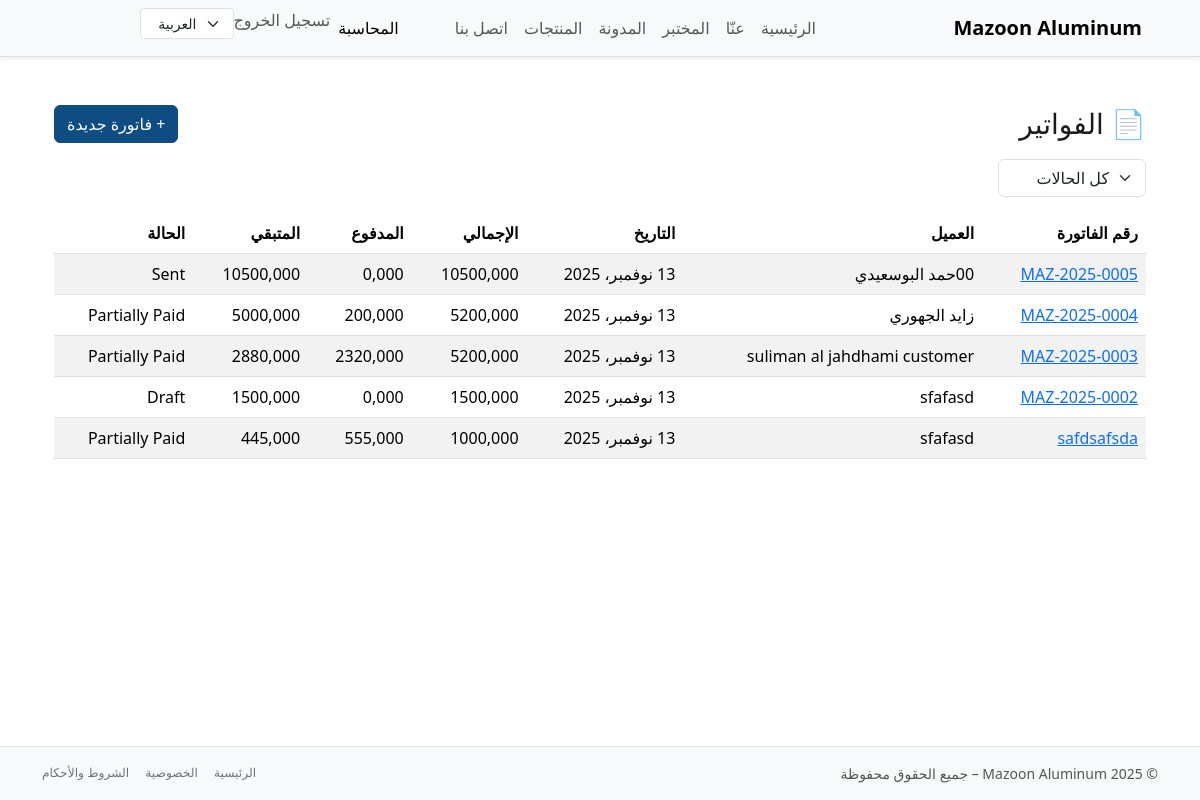
The page /ar/accounting/invoices/ (signed in) on the database as committed earlier.
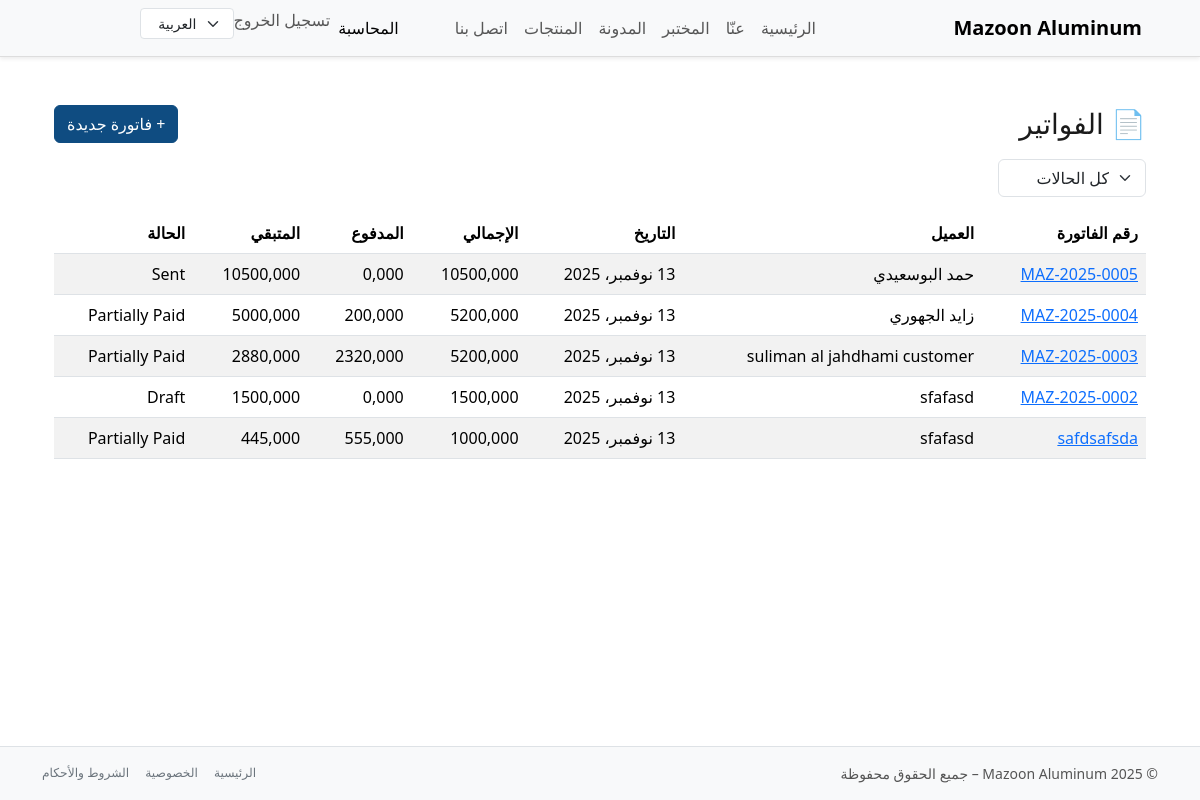
The same page on the database as committed later.
### accounting/models.py (models this page shows, shortened)
class Invoice(models.Model):
    class Status(models.TextChoices):
        DRAFT = "draft", "Draft"
        SENT = "sent", "Sent"
        PARTIALLY_PAID = "partially_paid", "Partially Paid"
        PAID = "paid", "Paid"
        CANCELLED = "cancelled", "Cancelled"
    customer = models.ForeignKey(
        Customer,
        on_delete=models.PROTECT,
        related_name="invoices",
    )
    number = models.CharField(
        max_length=50,
        unique=True,
        help_text="Human-readable invoice number, e.g. MAZ-2025-0001.",
    )
    issued_at = models.DateField(default=timezone.now)
    due_date = models.DateField(null=True, blank=True)
    description = models.TextField(blank=True)
    total_amount = models.DecimalField(max_digits=12, decimal_places=3)
    paid_amount = models.DecimalField(
        max_digits=12,
        decimal_places=3,
        default=0,
        help_text="Cached sum of related payments for quick display.",
    )
    status = models.CharField(
        max_length=20,
        choices=Status.choices,
        default=Status.DRAFT,
    )
    created_at = models.DateTimeField(auto_now_add=True)
    updated_at = models.DateTimeField(auto_now=True)
    class Meta:
        ordering = ("-issued_at", "-id")
        indexes = [
            models.Index(fields=["number"]),
            models.Index(fields=["status"]),
            models.Index(fields=["issued_at"]),
        ]
    @property
    def balance(self):
        return self.total_amount - self.paid_amount

class Customer(models.Model):
    user = models.OneToOneField(
        settings.AUTH_USER_MODEL,
        on_delete=models.SET_NULL,
        null=True,
        blank=True,
        related_name="customer_profile",
        help_text="Optional: link to a Django user for portal access.",
    )
    name = models.CharField(max_length=255)
    phone = models.CharField(max_length=50, blank=True)
    email = models.EmailField(blank=True)
    company_name = models.CharField(max_length=255, blank=True)
    tax_number = models.CharField(
        max_length=50,
        blank=True,
        help_text="Optional: VAT / Tax ID if applicable.",
    )
    address = models.TextField(blank=True)
    created_at = models.DateTimeField(auto_now_add=True)
    class Meta:
        ordering = ("name", "id")

### accounting/views.py (the view)
# urls.py: path("invoices/", InvoiceListView.as_view(), name="invoice_list"),
@method_decorator(accounting_staff_required, name="dispatch")
class InvoiceListView(ListView):
    model = Invoice
    template_name = "accounting/invoice_list.html"
    context_object_name = "invoices"
    paginate_by = 20
    def get_queryset(self):
        qs = (
            super()
            .get_queryset()
            .select_related("customer")
        )
        status = self.request.GET.get("status")
        if status:
            qs = qs.filter(status=status)
        return qs
    def get_context_data(self, **kwargs):
        ctx = super().get_context_data(**kwargs)
        ctx["status_filter"] = self.request.GET.get("status", "")
        return ctx

### accounting/views.py (called while the page is built)
def is_accounting_staff(user):
    return (
        user.is_authenticated
        and user.is_active
        and user.groups.filter(name="accounting_staff").exists()
    )

### templates/accounting/invoice_list.html (shortened to what this page needs)
{% extends "base.html" %}
{% load static %}
{% block content %}
<div class="container py-4">
  <div class="d-flex justify-content-between align-items-center mb-3">
    <h1 class="h3 mb-0">📄 الفواتير</h1>
    <a href="{% url 'accounting:invoice_create' %}" class="btn btn-primary">
      + فاتورة جديدة
    </a>
  </div>
  <form method="get" class="row g-2 mb-3">
    <div class="col-auto">
      <select name="status" class="form-select" onchange="this.form.submit()">
        <option value="">كل الحالات</option>
      </select>
    </div>
  </form>
  <table class="table table-striped table-hover">
    <thead>
      <tr>
        <th>رقم الفاتورة</th>
        <th>العميل</th>
        <th>التاريخ</th>
        <th>الإجمالي</th>
        <th>المدفوع</th>
        <th>المتبقي</th>
        <th>الحالة</th>
      </tr>
    </thead>
    <tbody>
      {% for inv in invoices %}
      <tr>
        <td>
          <a href="{% url 'accounting:invoice_detail' number=inv.number %}">
            {{ inv.number }}
          </a>
        </td>
        <td>{{ inv.customer.name }}</td>
        <td>{{ inv.issued_at }}</td>
        <td>{{ inv.total_amount }}</td>
        <td>{{ inv.paid_amount }}</td>
        <td>{{ inv.balance }}</td>
        <td>{{ inv.get_status_display }}</td>
      </tr>
      {% empty %}
      <tr>
        <td colspan="7" class="text-center text-muted">
          لا توجد فواتير حتى الآن.
        </td>
      </tr>
      {% endfor %}
    </tbody>
  </table>
</div>
{% endblock %}

Rows that differ between the two databases and show on the page:
changed through a linked row, Invoice "Sent": customer.name "00حمد البوسعيدي" → "حمد البوسعيدي"
